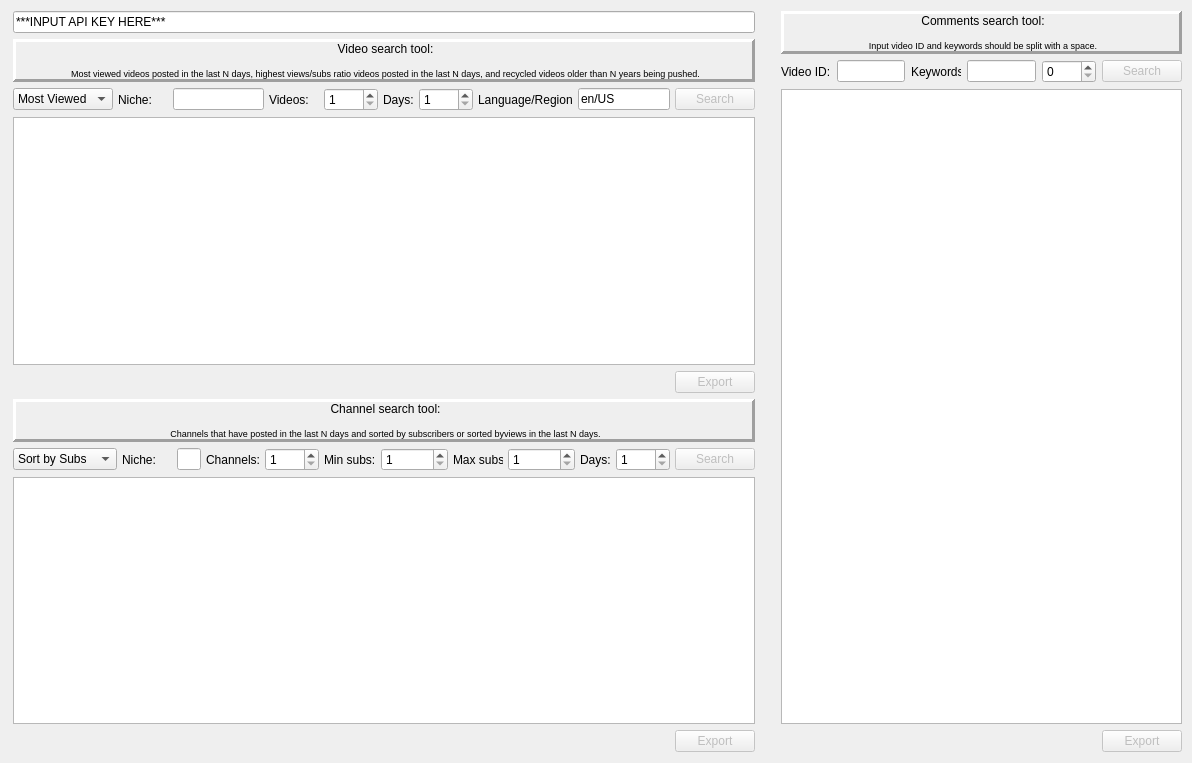
<?xml version="1.0" encoding="UTF-8"?>
<ui version="4.0">
 <class>Dialog</class>
 <widget class="QDialog" name="Dialog">
  <property name="geometry">
   <rect>
    <x>0</x>
    <y>0</y>
    <width>1192</width>
    <height>763</height>
   </rect>
  </property>
  <property name="sizePolicy">
   <sizepolicy hsizetype="Preferred" vsizetype="Preferred">
    <horstretch>0</horstretch>
    <verstretch>0</verstretch>
   </sizepolicy>
  </property>
  <property name="minimumSize">
   <size>
    <width>0</width>
    <height>0</height>
   </size>
  </property>
  <property name="windowTitle">
   <string>Youtube Scraper</string>
  </property>
  <widget class="QWidget" name="horizontalLayoutWidget_3">
   <property name="geometry">
    <rect>
     <x>13</x>
     <y>11</y>
     <width>1369</width>
     <height>741</height>
    </rect>
   </property>
   <layout class="QHBoxLayout" name="horizontalLayout_3">
    <property name="rightMargin">
     <number>200</number>
    </property>
    <item>
     <layout class="QVBoxLayout" name="verticalLayout" stretch="0,0,0">
      <property name="bottomMargin">
       <number>0</number>
      </property>
      <item>
       <widget class="QLineEdit" name="lineEdit_APIKEY">
        <property name="text">
         <string>***INPUT API KEY HERE***</string>
        </property>
       </widget>
      </item>
      <item>
       <layout class="QVBoxLayout" name="verticalLayout_3">
        <property name="topMargin">
         <number>0</number>
        </property>
        <property name="bottomMargin">
         <number>0</number>
        </property>
        <item>
         <layout class="QHBoxLayout" name="horizontalLayout_6">
          <property name="topMargin">
           <number>0</number>
          </property>
          <item>
           <widget class="QLabel" name="label_4">
            <property name="minimumSize">
             <size>
              <width>50</width>
              <height>0</height>
             </size>
            </property>
            <property name="frameShape">
             <enum>QFrame::Panel</enum>
            </property>
            <property name="frameShadow">
             <enum>QFrame::Raised</enum>
            </property>
            <property name="lineWidth">
             <number>3</number>
            </property>
            <property name="midLineWidth">
             <number>26</number>
            </property>
            <property name="text">
             <string>&lt;html&gt;&lt;head/&gt;&lt;body&gt;&lt;p align=&quot;center&quot;&gt;Video search tool:&lt;/p&gt;&lt;p align=&quot;center&quot;&gt;&lt;span style=&quot; font-size:7pt;&quot;&gt;Most viewed videos posted in the last N days, highest views/subs ratio videos posted in the last N days, and recycled videos older than N years being pushed.&lt;/span&gt;&lt;/p&gt;&lt;/body&gt;&lt;/html&gt;</string>
            </property>
            <property name="margin">
             <number>7</number>
            </property>
           </widget>
          </item>
         </layout>
        </item>
        <item>
         <layout class="QHBoxLayout" name="horizontalLayout_7">
          <property name="spacing">
           <number>5</number>
          </property>
          <property name="bottomMargin">
           <number>0</number>
          </property>
          <item>
           <widget class="QComboBox" name="comboBox_searchTypeVideo">
            <property name="sizePolicy">
             <sizepolicy hsizetype="Expanding" vsizetype="Fixed">
              <horstretch>0</horstretch>
              <verstretch>0</verstretch>
             </sizepolicy>
            </property>
            <property name="minimumSize">
             <size>
              <width>0</width>
              <height>0</height>
             </size>
            </property>
            <item>
             <property name="text">
              <string>Most Viewed</string>
             </property>
            </item>
            <item>
             <property name="text">
              <string>Most Pushed</string>
             </property>
            </item>
            <item>
             <property name="text">
              <string>Less than 4</string>
             </property>
            </item>
            <item>
             <property name="text">
              <string>Recycled</string>
             </property>
            </item>
           </widget>
          </item>
          <item>
           <widget class="QLabel" name="label_5">
            <property name="sizePolicy">
             <sizepolicy hsizetype="Preferred" vsizetype="Preferred">
              <horstretch>0</horstretch>
              <verstretch>0</verstretch>
             </sizepolicy>
            </property>
            <property name="minimumSize">
             <size>
              <width>50</width>
              <height>0</height>
             </size>
            </property>
            <property name="maximumSize">
             <size>
              <width>16777215</width>
              <height>5290</height>
             </size>
            </property>
            <property name="text">
             <string>Niche:</string>
            </property>
           </widget>
          </item>
          <item>
           <widget class="QLineEdit" name="lineEdit_nicheVideo"/>
          </item>
          <item>
           <widget class="QLabel" name="label_6">
            <property name="minimumSize">
             <size>
              <width>50</width>
              <height>0</height>
             </size>
            </property>
            <property name="text">
             <string>Videos:</string>
            </property>
           </widget>
          </item>
          <item>
           <widget class="QSpinBox" name="spinBox_numVideos">
            <property name="minimum">
             <number>1</number>
            </property>
            <property name="maximum">
             <number>1000</number>
            </property>
           </widget>
          </item>
          <item>
           <widget class="QLabel" name="label_7">
            <property name="text">
             <string>Days:</string>
            </property>
           </widget>
          </item>
          <item>
           <widget class="QSpinBox" name="spinBox_timeDeltaVideos">
            <property name="minimum">
             <number>1</number>
            </property>
            <property name="maximum">
             <number>1000</number>
            </property>
           </widget>
          </item>
          <item>
           <widget class="QLabel" name="label_13">
            <property name="text">
             <string>Language/Region</string>
            </property>
           </widget>
          </item>
          <item>
           <widget class="QLineEdit" name="lineEdit_languageRegion">
            <property name="text">
             <string>en/US</string>
            </property>
           </widget>
          </item>
          <item>
           <widget class="QPushButton" name="pushButton_searchVideos">
            <property name="enabled">
             <bool>false</bool>
            </property>
            <property name="text">
             <string>Search</string>
            </property>
           </widget>
          </item>
         </layout>
        </item>
        <item>
         <widget class="QTableWidget" name="tableWidget_videos"/>
        </item>
        <item>
         <layout class="QHBoxLayout" name="horizontalLayout_8">
          <property name="topMargin">
           <number>0</number>
          </property>
          <item>
           <spacer name="horizontalSpacer_2">
            <property name="orientation">
             <enum>Qt::Horizontal</enum>
            </property>
            <property name="sizeHint" stdset="0">
             <size>
              <width>40</width>
              <height>20</height>
             </size>
            </property>
           </spacer>
          </item>
          <item>
           <widget class="QPushButton" name="pushButton_exportVideos">
            <property name="enabled">
             <bool>false</bool>
            </property>
            <property name="text">
             <string>Export</string>
            </property>
           </widget>
          </item>
         </layout>
        </item>
       </layout>
      </item>
      <item>
       <layout class="QVBoxLayout" name="verticalLayout_4">
        <property name="topMargin">
         <number>0</number>
        </property>
        <property name="bottomMargin">
         <number>0</number>
        </property>
        <item>
         <layout class="QHBoxLayout" name="horizontalLayout_9">
          <property name="topMargin">
           <number>0</number>
          </property>
          <item>
           <widget class="QLabel" name="label_8">
            <property name="minimumSize">
             <size>
              <width>50</width>
              <height>0</height>
             </size>
            </property>
            <property name="frameShape">
             <enum>QFrame::Panel</enum>
            </property>
            <property name="frameShadow">
             <enum>QFrame::Raised</enum>
            </property>
            <property name="lineWidth">
             <number>3</number>
            </property>
            <property name="midLineWidth">
             <number>26</number>
            </property>
            <property name="text">
             <string>&lt;html&gt;&lt;head/&gt;&lt;body&gt;&lt;p align=&quot;center&quot;&gt;Channel search tool:&lt;/p&gt;&lt;p align=&quot;center&quot;&gt;&lt;span style=&quot; font-size:7pt;&quot;&gt;Channels that have posted in the last N days and sorted by subscribers or sorted byviews in the last N days.&lt;/span&gt;&lt;/p&gt;&lt;/body&gt;&lt;/html&gt;</string>
            </property>
            <property name="margin">
             <number>7</number>
            </property>
           </widget>
          </item>
         </layout>
        </item>
        <item>
         <layout class="QHBoxLayout" name="horizontalLayout_10">
          <property name="spacing">
           <number>5</number>
          </property>
          <property name="bottomMargin">
           <number>0</number>
          </property>
          <item>
           <widget class="QComboBox" name="comboBox_sortTypeChannel">
            <property name="sizePolicy">
             <sizepolicy hsizetype="Expanding" vsizetype="Fixed">
              <horstretch>0</horstretch>
              <verstretch>0</verstretch>
             </sizepolicy>
            </property>
            <item>
             <property name="text">
              <string>Sort by Subs</string>
             </property>
            </item>
            <item>
             <property name="text">
              <string>Sort by Views</string>
             </property>
            </item>
           </widget>
          </item>
          <item>
           <widget class="QLabel" name="label_9">
            <property name="sizePolicy">
             <sizepolicy hsizetype="Preferred" vsizetype="Preferred">
              <horstretch>0</horstretch>
              <verstretch>0</verstretch>
             </sizepolicy>
            </property>
            <property name="minimumSize">
             <size>
              <width>50</width>
              <height>0</height>
             </size>
            </property>
            <property name="maximumSize">
             <size>
              <width>16777215</width>
              <height>5290</height>
             </size>
            </property>
            <property name="text">
             <string>Niche:</string>
            </property>
           </widget>
          </item>
          <item>
           <widget class="QLineEdit" name="lineEdit_nicheChannel"/>
          </item>
          <item>
           <widget class="QLabel" name="label_14">
            <property name="text">
             <string>Channels:</string>
            </property>
           </widget>
          </item>
          <item>
           <widget class="QSpinBox" name="spinBox_numChannels">
            <property name="minimum">
             <number>1</number>
            </property>
            <property name="maximum">
             <number>1000</number>
            </property>
           </widget>
          </item>
          <item>
           <widget class="QLabel" name="label_12">
            <property name="text">
             <string>Min subs:</string>
            </property>
           </widget>
          </item>
          <item>
           <widget class="QSpinBox" name="spinBox_minSubs">
            <property name="minimum">
             <number>1</number>
            </property>
            <property name="maximum">
             <number>1000000000</number>
            </property>
           </widget>
          </item>
          <item>
           <widget class="QLabel" name="label_10">
            <property name="minimumSize">
             <size>
              <width>50</width>
              <height>0</height>
             </size>
            </property>
            <property name="text">
             <string>Max subs</string>
            </property>
           </widget>
          </item>
          <item>
           <widget class="QSpinBox" name="spinBox_maxSubs">
            <property name="minimum">
             <number>1</number>
            </property>
            <property name="maximum">
             <number>1000000000</number>
            </property>
           </widget>
          </item>
          <item>
           <widget class="QLabel" name="label_11">
            <property name="text">
             <string>Days:</string>
            </property>
           </widget>
          </item>
          <item>
           <widget class="QSpinBox" name="spinBox_timeDeltaChannel">
            <property name="minimum">
             <number>1</number>
            </property>
            <property name="maximum">
             <number>1000</number>
            </property>
           </widget>
          </item>
          <item>
           <widget class="QPushButton" name="pushButton_searchChannel">
            <property name="enabled">
             <bool>false</bool>
            </property>
            <property name="text">
             <string>Search</string>
            </property>
           </widget>
          </item>
         </layout>
        </item>
        <item>
         <widget class="QTableWidget" name="tableWidget_channel"/>
        </item>
        <item>
         <layout class="QHBoxLayout" name="horizontalLayout_11">
          <property name="topMargin">
           <number>0</number>
          </property>
          <item>
           <spacer name="horizontalSpacer_3">
            <property name="orientation">
             <enum>Qt::Horizontal</enum>
            </property>
            <property name="sizeHint" stdset="0">
             <size>
              <width>40</width>
              <height>20</height>
             </size>
            </property>
           </spacer>
          </item>
          <item>
           <widget class="QPushButton" name="pushButton_exportChannel">
            <property name="enabled">
             <bool>false</bool>
            </property>
            <property name="text">
             <string>Export</string>
            </property>
           </widget>
          </item>
         </layout>
        </item>
       </layout>
      </item>
     </layout>
    </item>
    <item>
     <spacer name="verticalSpacer">
      <property name="orientation">
       <enum>Qt::Vertical</enum>
      </property>
      <property name="sizeHint" stdset="0">
       <size>
        <width>20</width>
        <height>40</height>
       </size>
      </property>
     </spacer>
    </item>
    <item>
     <layout class="QVBoxLayout" name="verticalLayout_2">
      <property name="sizeConstraint">
       <enum>QLayout::SetDefaultConstraint</enum>
      </property>
      <property name="topMargin">
       <number>0</number>
      </property>
      <property name="bottomMargin">
       <number>0</number>
      </property>
      <item>
       <layout class="QHBoxLayout" name="horizontalLayout">
        <property name="topMargin">
         <number>0</number>
        </property>
        <item>
         <widget class="QLabel" name="label_3">
          <property name="minimumSize">
           <size>
            <width>50</width>
            <height>0</height>
           </size>
          </property>
          <property name="frameShape">
           <enum>QFrame::Panel</enum>
          </property>
          <property name="frameShadow">
           <enum>QFrame::Raised</enum>
          </property>
          <property name="lineWidth">
           <number>3</number>
          </property>
          <property name="midLineWidth">
           <number>26</number>
          </property>
          <property name="text">
           <string>&lt;html&gt;&lt;head/&gt;&lt;body&gt;&lt;p align=&quot;center&quot;&gt;Comments search tool:&lt;/p&gt;&lt;p align=&quot;center&quot;&gt;&lt;span style=&quot; font-size:7pt;&quot;&gt;Input video ID and keywords should be split with a space.&lt;/span&gt;&lt;/p&gt;&lt;/body&gt;&lt;/html&gt;</string>
          </property>
          <property name="margin">
           <number>7</number>
          </property>
         </widget>
        </item>
       </layout>
      </item>
      <item>
       <layout class="QHBoxLayout" name="horizontalLayout_2">
        <property name="bottomMargin">
         <number>0</number>
        </property>
        <item>
         <widget class="QLabel" name="label">
          <property name="sizePolicy">
           <sizepolicy hsizetype="Preferred" vsizetype="Preferred">
            <horstretch>0</horstretch>
            <verstretch>0</verstretch>
           </sizepolicy>
          </property>
          <property name="minimumSize">
           <size>
            <width>50</width>
            <height>0</height>
           </size>
          </property>
          <property name="maximumSize">
           <size>
            <width>16777215</width>
            <height>5290</height>
           </size>
          </property>
          <property name="text">
           <string>Video ID:</string>
          </property>
         </widget>
        </item>
        <item>
         <widget class="QLineEdit" name="lineEdit_videoID">
          <property name="sizePolicy">
           <sizepolicy hsizetype="Expanding" vsizetype="Fixed">
            <horstretch>0</horstretch>
            <verstretch>0</verstretch>
           </sizepolicy>
          </property>
         </widget>
        </item>
        <item>
         <widget class="QLabel" name="label_2">
          <property name="minimumSize">
           <size>
            <width>50</width>
            <height>0</height>
           </size>
          </property>
          <property name="text">
           <string>Keywords:</string>
          </property>
         </widget>
        </item>
        <item>
         <widget class="QLineEdit" name="lineEdit_keywords">
          <property name="sizePolicy">
           <sizepolicy hsizetype="Expanding" vsizetype="Fixed">
            <horstretch>0</horstretch>
            <verstretch>0</verstretch>
           </sizepolicy>
          </property>
         </widget>
        </item>
        <item>
         <widget class="QSpinBox" name="spinBox_comments">
          <property name="maximum">
           <number>1000</number>
          </property>
         </widget>
        </item>
        <item>
         <widget class="QPushButton" name="pushButton_searchComments">
          <property name="enabled">
           <bool>false</bool>
          </property>
          <property name="text">
           <string>Search</string>
          </property>
         </widget>
        </item>
       </layout>
      </item>
      <item>
       <widget class="QTableWidget" name="tableWidget_comments">
        <property name="sizePolicy">
         <sizepolicy hsizetype="Expanding" vsizetype="Expanding">
          <horstretch>0</horstretch>
          <verstretch>0</verstretch>
         </sizepolicy>
        </property>
       </widget>
      </item>
      <item>
       <layout class="QHBoxLayout" name="horizontalLayout_5">
        <property name="topMargin">
         <number>0</number>
        </property>
        <item>
         <spacer name="horizontalSpacer">
          <property name="orientation">
           <enum>Qt::Horizontal</enum>
          </property>
          <property name="sizeType">
           <enum>QSizePolicy::Expanding</enum>
          </property>
          <property name="sizeHint" stdset="0">
           <size>
            <width>40</width>
            <height>20</height>
           </size>
          </property>
         </spacer>
        </item>
        <item>
         <widget class="QPushButton" name="pushButton_exportComments">
          <property name="enabled">
           <bool>false</bool>
          </property>
          <property name="sizePolicy">
           <sizepolicy hsizetype="Preferred" vsizetype="Fixed">
            <horstretch>0</horstretch>
            <verstretch>0</verstretch>
           </sizepolicy>
          </property>
          <property name="text">
           <string>Export</string>
          </property>
         </widget>
        </item>
       </layout>
      </item>
     </layout>
    </item>
   </layout>
  </widget>
 </widget>
 <resources/>
 <connections/>
</ui>
